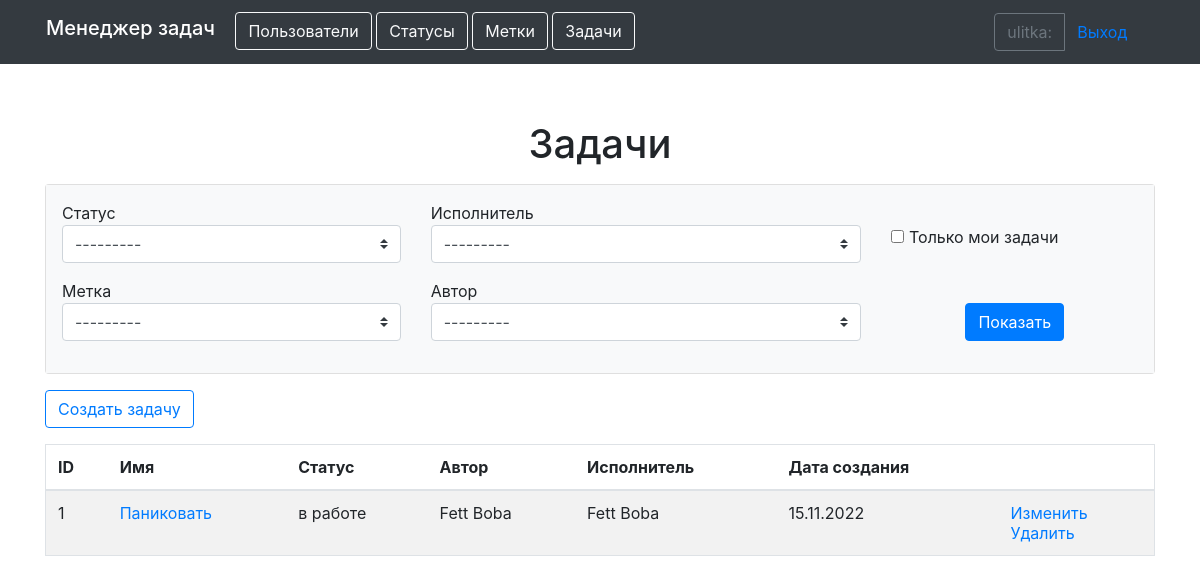
Page /tasks/ (signed in) on the committed database.
### task_manager/apps/users/models.py (models this page shows)
class User(AbstractUser):
    def __str__(self):
        return self.get_full_name()

### task_manager/apps/tasks/models.py (models this page shows, shortened)
class Task(models.Model):
    name = models.CharField(max_length=255,
                            verbose_name=names.name)
    description = models.TextField(null=True,
                                   verbose_name=names.descr)
    author = models.ForeignKey(User, on_delete=models.PROTECT,
                               verbose_name=names.author)
    status = models.ForeignKey(Status, on_delete=models.PROTECT,
                               verbose_name=names.status)
    executor = models.ForeignKey(User, on_delete=models.PROTECT,
                                 null=True,
                                 related_name='executor',
                                 verbose_name=names.executor
                                 )
    time_create = models.DateTimeField(auto_now_add=True,
                                       verbose_name=names.date)
    label = models.ManyToManyField(Label, through='LabelForTask',
                                   verbose_name=names.label)

### task_manager/apps/statuses/models.py (models this page shows)
class Status(models.Model):
    time_create = models.DateTimeField(auto_now_add=True)
    name = models.CharField(max_length=255,
                            verbose_name=names.name)
    def __str__(self):
        return self.name

### task_manager/apps/tasks/views.py (the view, shortened to what this page needs)
# urls.py: path('', TasksList.as_view(), name='tasks_list'),
class TasksList(LoginRequiredMixin, FilterView):
    model = Task
    context_object_name = 'tasks'
    template_name = 'tasks/tasks_list.html'
    filterset_class = TaskFilter

### task_manager/apps/labels/models.py (called while the page is built)
    def __str__(self):
        return self.name

### task_manager/templates/tasks/tasks_list.html (shortened to what this page needs)
{% extends 'basic.html' %}
{% load bootstrap4 %}
{% load i18n %}
{% get_current_language as LANGUAGE_CODE %}
{% block content %}
<div class="mb-3 text-center">
    <h1>{% translate "Tasks" %}</h1>
</div>
<div class="card mb-3">
  <div class="card-body bg-light p-3">
    <form class="mb-0" method="get">
      <div class="row">
          <div class="col-md-4 mb-3">
            {{ filter.form.status.label }}
            {{ filter.form.status }}
          </div>
          <div class="col-md-5 mb-3">
            {{ filter.form.executor.label }}
            {{ filter.form.executor }}
          </div>
          <div class="col-auto mr-auto"><br>
          {{ filter.form.self_task }} {{ filter.form.self_task.label }}
          </div>
      </div>
      <div class="row">
          <div class="col-md-4 mb-3">
            {{ filter.form.label.label }}
            {{ filter.form.label }}
          </div>
          <div class="col-md-5 mb-3">
            {{ filter.form.author.label }}
            {{ filter.form.author }}
          </div>
        <div class="col-auto mx-auto"><br>
          <button class="btn btn-primary" type="submit">{% translate "Show" %}</button>
        </div>
      </div>
    </form>
  </div>
</div>
<a href="{% url 'create_tsk' %}" class="btn btn-outline-primary mb-3" role="button">{% translate "Create task" %}</a>
<table class="table table-striped border">
    <thead>
      <tr>
        <th>{% translate "ID" %}</th>
        <th>{% translate "Name" %}</th>
        <th>{% translate "Status" %}</th>
        <th>{% translate "Author" %}</th>
        <th>{% translate "Executor" %}</th>
        <th>{% translate "Created date" %}</th>
        <th></th>
      </tr>
    </thead>
    <tbody>
      {% for tsk in tasks %}
        <tr>
          <td>{{ tsk.id }}</td>
          <td><a href="{% url 'show_task' tsk.pk %}">{{ tsk.name}}</a></td>
          <td>{{ tsk.status}}</td>
          <td>{{ tsk.author}}</td>
          <td>{{ tsk.executor}}</td>
          <td>{{ tsk.time_create|date:'d.m.Y' }}</td>
          <td>
              <a href="{% url 'update_tsk' tsk.pk %}">{% translate "Update" %}</a>
              <br>
              <a href="{% url 'delete_tsk' tsk.pk %}">{% translate "Delete" %}</a>
          </td>
        </tr>
      {% endfor %}
    </tbody>
</table>
{% endblock %}

### task_manager/templates/basic.html (shortened to what this page needs)
{% load bootstrap4 %}
{% load i18n %}
{% get_current_language as LANGUAGE_CODE %}
{% bootstrap_css %}
<!DOCTYPE html>
<html lang="{{ LANGUAGE_CODE }}">
<head>
</head>
<body class="d-flex flex-column h-100">
    <header>
        <div class="container d-flex justify-content-between">
            <nav class="navbar navbar-expand-md navbar-dark fixed-top bg-dark">
                <div class="container-fluid">
                    <div class="col-md-10">
                        <h1 class="navbar-brand" >{% translate "Task manager" %}</h1>
                        <a href="{% url 'users_list' %}" class="btn btn-outline-light" role="button">{% translate "Users" %}</a>
                        {% if request.user.is_authenticated %}
                        <a href="{% url 'statuses' %}" class="btn btn-outline-light" role="button">{% translate "Statuses" %}</a>
                        <a href="{% url 'labels' %}" class="btn btn-outline-light" role="button">{% translate "Labels" %}</a>
                        <a href="{% url 'tasks_list' %}" class="btn btn-outline-light" role="button">{% translate "Tasks" %}</a>
                        {% endif %}
                    </div>
                    <div class="col-6 col-md-2">
                        {% if request.user.is_authenticated %}
                        <div class="btn-group" data-toggle="buttons">
                            <a class="btn btn-outline-secondary" >{{ user.username }}:</a>
                            <a href="{% url 'logout' %}" class="btn btn-link" role="button">{% translate "Log out" %}</a>
                            </div>
                        {% else %}
                        <div class="btn-group" data-toggle="buttons">
                            <a href="{% url 'login' %}" class="btn btn-link" role="button">{% translate "Log in" %}</a>
                            <a href="{% url 'register' %}" class="btn btn-link" role="button">{% translate "Sing up" %}</a>
                        </div>
                        {% endif %}
                    </div>
                </div>
            </nav>
        </div>
    </header>
    <main role="main" class="container" style="margin-top: 120px">
        {% block content %}
        {% endblock %}
    </main>
</body>
</html>

### rows in the picture
User: username "ulitka"
Task: id "1", name "Паниковать", status "в работе", author "Fett Boba", executor "Fett Boba", time_create "15.11.2022"

### other values in the picture
{{ filter.form.status.label }} "Статус"
{{ filter.form.executor.label }} "Исполнитель"
{{ filter.form.self_task.label }} "Только мои задачи"
{{ filter.form.label.label }} "Метка"
{{ filter.form.author.label }} "Автор"
